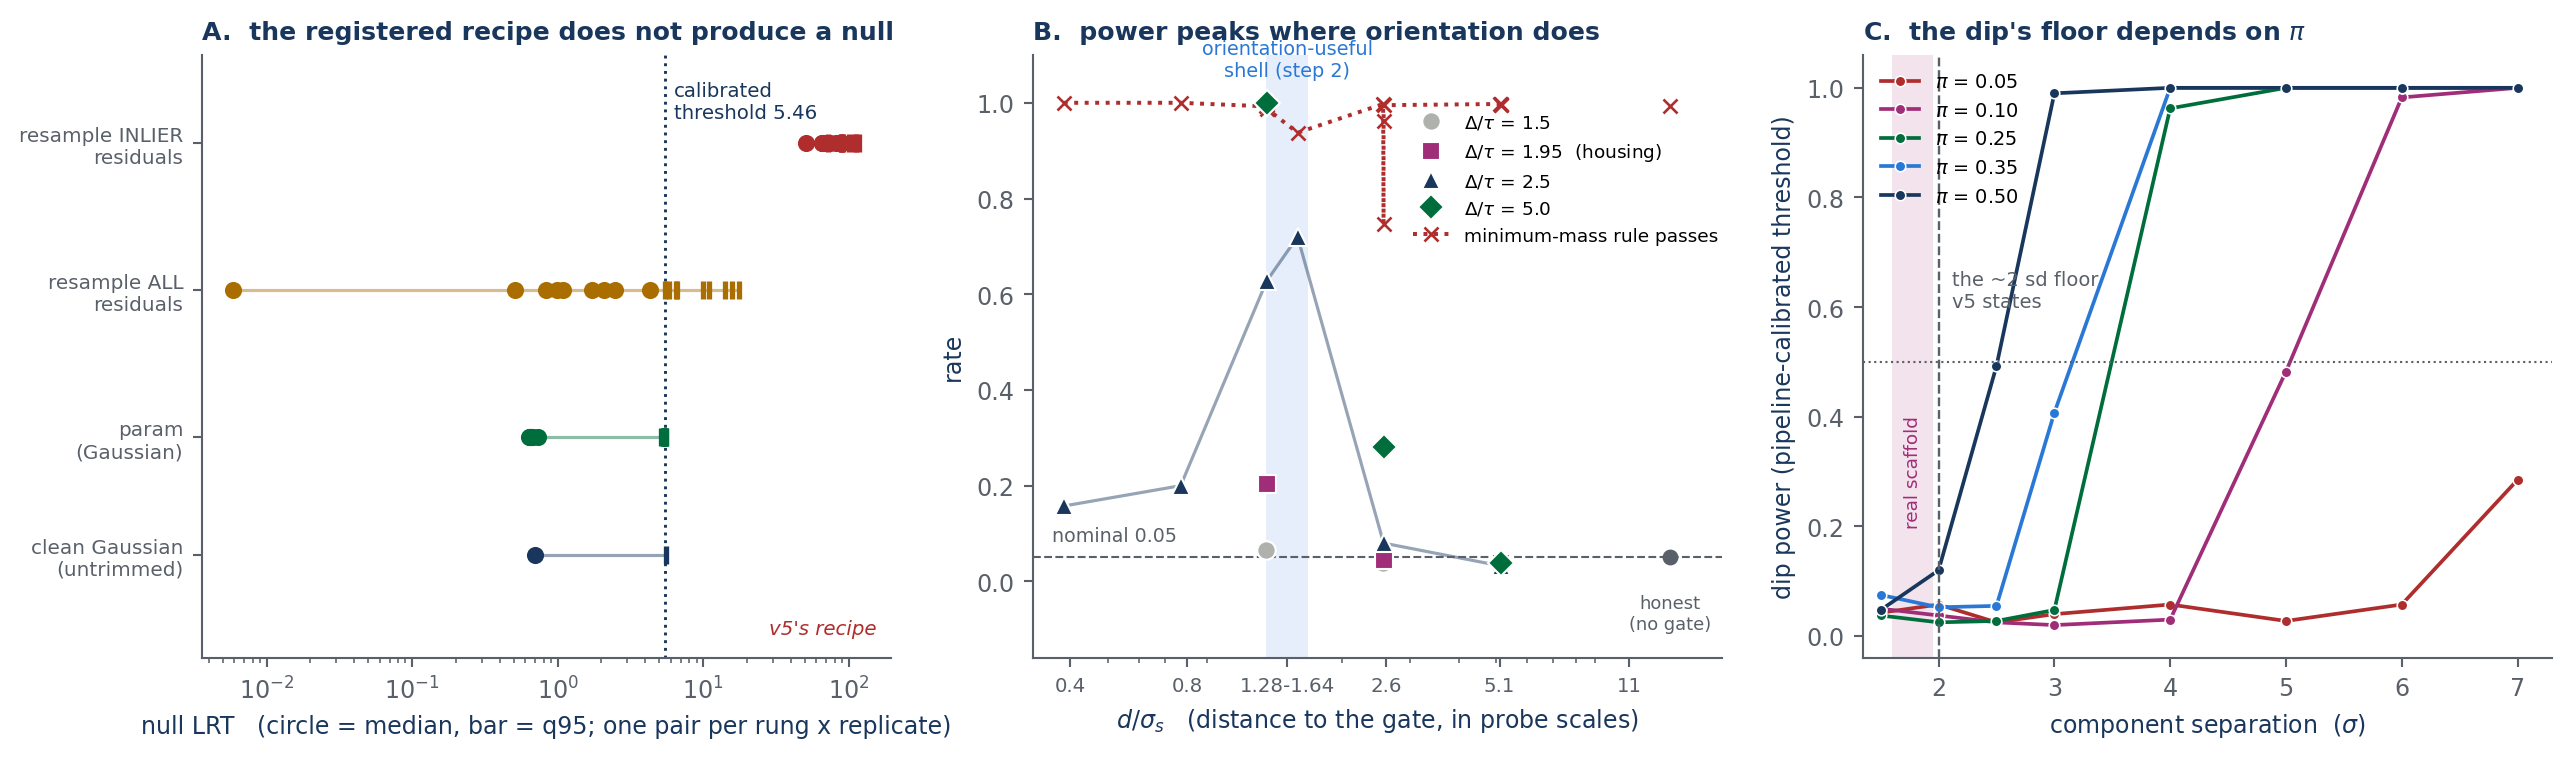

Generate this figure with Python:
"""
Figure for Experiment B -- the full-pipeline bootstrap.

  Left    the three null-generating arms against the pipeline's own null. The
          registered recipe (resample inlier residuals) sits two orders of magnitude
          to the right of where a null belongs.
  Centre  detection power against d/sigma, with the orientation-useful shell from
          step 2 marked, and the minimum-mass rule's pass rate on the same axis.
  Right   the dip's floor as a function of the mixing fraction.

Palette matches the method notes (boundary_recovery_v5.tex).
"""
import os

import numpy as np
import pandas as pd
import matplotlib
matplotlib.use("Agg")
import matplotlib.pyplot as plt
from matplotlib.lines import Line2D

HERE = os.path.dirname(os.path.abspath(__file__))

NAVY = "#19375C"
MUTED = "#5A6069"
OKGREEN = "#006E3C"
SPECBLUE = "#2A78D6"
NEWMAG = "#A02D78"
AMBER = "#AA6E00"
LIMRED = "#AF2D2D"
LG = "#AFB1AC"

plt.rcParams.update({
    "font.family": "sans-serif", "font.size": 9,
    "axes.edgecolor": MUTED, "axes.labelcolor": NAVY, "axes.titlecolor": NAVY,
    "xtick.color": MUTED, "ytick.color": MUTED,
    "axes.spines.top": False, "axes.spines.right": False,
    "figure.facecolor": "white", "axes.titlesize": 9.5, "axes.titleweight": "bold",
})


def main():
    nulls = pd.read_csv(os.path.join(HERE, "bootstrap_nulls.csv"))
    stats = pd.read_csv(os.path.join(HERE, "bootstrap_anchor_stats.csv"))
    ref = np.load(os.path.join(HERE, "bootstrap_null_reference.npz"))
    floor = pd.read_csv(os.path.join(HERE, "dip_floor_rows.csv"))
    thr = float(np.quantile(ref["lrt_pipeline"], 0.95))

    fig, axes = plt.subplots(1, 3, figsize=(13.6, 4.1))

    # ---------------------------------------------------------------- panel 1
    ax = axes[0]
    rung = nulls[nulls.condition.str.startswith("rung")]
    arms = [("param", OKGREEN, "param (Gaussian)"),
            ("emp_all", AMBER, "resample all residuals"),
            ("emp_inlier", LIMRED, "resample inlier residuals")]
    ypos = {a: i for i, (a, _, _) in enumerate(arms)}
    for arm, col, lab in arms:
        s = rung[rung.arm == arm]
        y = ypos[arm]
        ax.hlines(y, s.lrt_med.min(), s.lrt_q95.max(), color=col, lw=1.2, alpha=0.45)
        ax.scatter(s.lrt_med, [y] * len(s), s=30, color=col, marker="o",
                   zorder=3, label=None)
        ax.scatter(s.lrt_q95, [y] * len(s), s=42, color=col, marker="|", lw=2, zorder=3)
    cg = nulls[nulls.condition == "clean_gauss_untrimmed"].iloc[0]
    ax.scatter([cg.lrt_med], [-0.8], s=30, color=NAVY, marker="o")
    ax.scatter([cg.lrt_q95], [-0.8], s=42, color=NAVY, marker="|", lw=2)
    ax.hlines(-0.8, cg.lrt_med, cg.lrt_q95, color=NAVY, lw=1.2, alpha=0.45)
    ax.axvline(thr, color=NAVY, ls=":", lw=1.1)
    ax.text(thr * 1.15, 2.42, f"calibrated\nthreshold {thr:.2f}", fontsize=7.5,
            color=NAVY, va="top")
    ax.set_xscale("log")
    ax.set_yticks([-0.8, 0, 1, 2])
    ax.set_yticklabels(["clean Gaussian\n(untrimmed)", "param\n(Gaussian)",
                        "resample ALL\nresiduals", "resample INLIER\nresiduals"],
                       fontsize=7.6)
    ax.set_ylim(-1.5, 2.6)
    ax.set_xlabel("null LRT   (circle = median, bar = q95; one pair per rung x replicate)")
    ax.set_title("A.  the registered recipe does not produce a null", loc="left")
    ax.text(0.98, 0.04, "v5's recipe", transform=ax.transAxes, ha="right",
            fontsize=7.5, color=LIMRED, style="italic")

    # ---------------------------------------------------------------- panel 2
    ax = axes[1]
    g = stats[stats.cell.str.startswith("gated")].copy()
    g["fire"] = g.lrt > thr
    agg = (g.groupby(["cell", "rung"])
             .agg(dos=("d_over_sigma", "median"), power=("fire", "mean"),
                  mm=("minmass_pass", "mean"), n=("fire", "size"))
             .reset_index().sort_values("dos"))
    # the honest surface is the d/sigma -> infinity limit of the same question
    h = stats[stats.cell == "honest"]
    ax.axvspan(1.28, 1.64, color=SPECBLUE, alpha=0.12, lw=0)
    ax.text(1.45, 1.055, "orientation-useful\nshell (step 2)", ha="center",
            fontsize=7.3, color=SPECBLUE)
    style = {"gated_dt1.5": ("o", LG, r"$\Delta/\tau$ = 1.5"),
             "gated_dt1.95": ("s", NEWMAG, r"$\Delta/\tau$ = 1.95  (housing)"),
             "gated_dt2.5": ("^", NAVY, r"$\Delta/\tau$ = 2.5"),
             "gated_dt2.5_pi35": ("^", NAVY, None),
             "gated_dt5.0": ("D", OKGREEN, r"$\Delta/\tau$ = 5.0")}
    s25 = agg[agg.cell.isin(["gated_dt2.5", "gated_dt2.5_pi35"])].sort_values("dos")
    ax.plot(s25.dos, s25.power, "-", color=NAVY, lw=1.2, alpha=0.45, zorder=1)
    for cell, (mk, col, lab) in style.items():
        s = agg[agg.cell == cell]
        ax.plot(s.dos, s.power, mk, color=col, ms=7, label=lab, mec="white",
                mew=0.8, zorder=3, ls="none")
    ax.plot(agg.dos, agg.mm, ":", color=LIMRED, lw=1.5, marker="x", ms=5.5,
            label="minimum-mass rule passes", zorder=2)
    ax.plot([14.0], [h.minmass_pass.mean()], "x", color=LIMRED, ms=5.5)
    ax.plot([14.0], [(h.lrt > thr).mean()], "o", color=MUTED, ms=5)
    ax.text(14.0, -0.10, "honest\n(no gate)", fontsize=6.8, color=MUTED, ha="center")
    ax.axhline(0.05, color=MUTED, lw=0.8, ls="--")
    ax.text(0.36, 0.085, "nominal 0.05", fontsize=7.2, color=MUTED)
    ax.set_xscale("log")
    ax.set_xticks([0.4, 0.8, 1.45, 2.6, 5.1, 11.0])
    ax.set_xticklabels(["0.4", "0.8", "1.28-1.64", "2.6", "5.1", "11"], fontsize=7.5)
    ax.set_xlim(0.32, 19)
    ax.set_xlabel(r"$d/\sigma_s$   (distance to the gate, in probe scales)")
    ax.set_ylabel("rate")
    ax.set_ylim(-0.16, 1.10)
    ax.set_title("B.  power peaks where orientation does", loc="left")
    ax.legend(fontsize=7, frameon=False, loc="upper right", bbox_to_anchor=(1.02, 0.93))

    # ---------------------------------------------------------------- panel 3
    ax = axes[2]
    cmap = {0.50: NAVY, 0.35: SPECBLUE, 0.25: OKGREEN, 0.10: NEWMAG, 0.05: LIMRED}
    for pi, s in floor.groupby("pi"):
        s = s.sort_values("sep")
        ax.plot(s.sep, s.fire_calibrated, "-o", color=cmap[pi], ms=4, lw=1.4,
                label=fr"$\pi$ = {pi:.2f}", mec="white", mew=0.6)
    ax.axvline(2.0, color=MUTED, ls="--", lw=0.9)
    ax.text(2.12, 0.60, "the ~2 sd floor\nv5 states", fontsize=7.4, color=MUTED)
    ax.axvspan(1.6, 1.95, color=NEWMAG, alpha=0.13, lw=0)
    ax.text(1.775, 0.30, "real scaffold", fontsize=7.0, color=NEWMAG, ha="center",
            rotation=90, va="center")
    ax.axhline(0.5, color=MUTED, lw=0.8, ls=":")
    ax.set_xlabel(r"component separation  ($\sigma$)")
    ax.set_ylabel("dip power (pipeline-calibrated threshold)")
    ax.set_title(r"C.  the dip's floor depends on $\pi$", loc="left")
    ax.legend(fontsize=7.3, frameon=False, loc="upper left", bbox_to_anchor=(0.0, 1.0))
    ax.set_ylim(-0.04, 1.06)
    ax.set_xlim(1.35, 7.3)

    fig.tight_layout(w_pad=2.0)
    out = os.path.join(HERE, "fig_bootstrap.png")
    fig.savefig(out, dpi=190, bbox_inches="tight")
    print("wrote", out)


if __name__ == "__main__":
    main()
